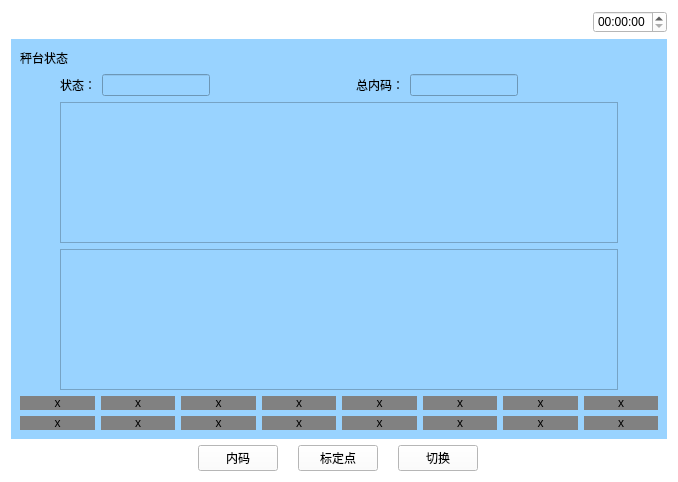
<?xml version="1.0" encoding="UTF-8"?>
<ui version="4.0">
 <class>Chengtaizhuangtai</class>
 <widget class="QWidget" name="Chengtaizhuangtai">
  <property name="geometry">
   <rect>
    <x>0</x>
    <y>0</y>
    <width>678</width>
    <height>482</height>
   </rect>
  </property>
  <property name="windowTitle">
   <string>Form</string>
  </property>
  <property name="styleSheet">
   <string notr="true">background-color: rgb(255, 255, 255);</string>
  </property>
  <layout class="QVBoxLayout" name="verticalLayout_4" stretch="1,5,1">
   <item>
    <layout class="QHBoxLayout" name="horizontalLayout_5">
     <item>
      <widget class="QPushButton" name="pushButton">
       <property name="text">
        <string/>
       </property>
       <property name="icon">
        <iconset resource="myimages.qrc">
         <normaloff>:/image/images/4g.png</normaloff>:/image/images/4g.png</iconset>
       </property>
       <property name="flat">
        <bool>true</bool>
       </property>
      </widget>
     </item>
     <item>
      <widget class="QPushButton" name="pushButton_2">
       <property name="text">
        <string/>
       </property>
       <property name="icon">
        <iconset resource="myimages.qrc">
         <normaloff>:/image/images/wireless.svg</normaloff>:/image/images/wireless.svg</iconset>
       </property>
       <property name="flat">
        <bool>true</bool>
       </property>
      </widget>
     </item>
     <item>
      <widget class="QPushButton" name="pushButton_3">
       <property name="text">
        <string/>
       </property>
       <property name="icon">
        <iconset resource="myimages.qrc">
         <normaloff>:/image/images/bl.svg</normaloff>:/image/images/bl.svg</iconset>
       </property>
       <property name="flat">
        <bool>true</bool>
       </property>
      </widget>
     </item>
     <item>
      <widget class="QPushButton" name="pushButton_4">
       <property name="text">
        <string/>
       </property>
       <property name="icon">
        <iconset resource="myimages.qrc">
         <normaloff>:/image/images/locate.svg</normaloff>:/image/images/locate.svg</iconset>
       </property>
       <property name="flat">
        <bool>true</bool>
       </property>
      </widget>
     </item>
     <item>
      <spacer name="horizontalSpacer_4">
       <property name="orientation">
        <enum>Qt::Horizontal</enum>
       </property>
       <property name="sizeHint" stdset="0">
        <size>
         <width>40</width>
         <height>20</height>
        </size>
       </property>
      </spacer>
     </item>
     <item>
      <widget class="QTimeEdit" name="timeEdit_2"/>
     </item>
    </layout>
   </item>
   <item>
    <widget class="QWidget" name="widget" native="true">
     <property name="sizePolicy">
      <sizepolicy hsizetype="Preferred" vsizetype="Preferred">
       <horstretch>0</horstretch>
       <verstretch>0</verstretch>
      </sizepolicy>
     </property>
     <property name="contextMenuPolicy">
      <enum>Qt::DefaultContextMenu</enum>
     </property>
     <property name="styleSheet">
      <string notr="true">background-color: rgb(153, 211, 255);</string>
     </property>
     <layout class="QVBoxLayout" name="verticalLayout_2">
      <item>
       <layout class="QHBoxLayout" name="horizontalLayout">
        <item>
         <widget class="QLabel" name="label">
          <property name="text">
           <string>秤台状态</string>
          </property>
         </widget>
        </item>
        <item>
         <spacer name="horizontalSpacer">
          <property name="orientation">
           <enum>Qt::Horizontal</enum>
          </property>
          <property name="sizeHint" stdset="0">
           <size>
            <width>40</width>
            <height>20</height>
           </size>
          </property>
         </spacer>
        </item>
        <item>
         <layout class="QVBoxLayout" name="verticalLayout"/>
        </item>
       </layout>
      </item>
      <item>
       <layout class="QVBoxLayout" name="verticalLayout_3">
        <item>
         <layout class="QHBoxLayout" name="horizontalLayout_3">
          <item>
           <spacer name="horizontalSpacer_8">
            <property name="orientation">
             <enum>Qt::Horizontal</enum>
            </property>
            <property name="sizeType">
             <enum>QSizePolicy::Preferred</enum>
            </property>
            <property name="sizeHint" stdset="0">
             <size>
              <width>40</width>
              <height>20</height>
             </size>
            </property>
           </spacer>
          </item>
          <item>
           <widget class="QLabel" name="label_2">
            <property name="text">
             <string>状态：</string>
            </property>
           </widget>
          </item>
          <item>
           <widget class="QLineEdit" name="lineEdit">
            <property name="sizePolicy">
             <sizepolicy hsizetype="Preferred" vsizetype="Fixed">
              <horstretch>0</horstretch>
              <verstretch>0</verstretch>
             </sizepolicy>
            </property>
           </widget>
          </item>
          <item>
           <spacer name="horizontalSpacer_5">
            <property name="orientation">
             <enum>Qt::Horizontal</enum>
            </property>
            <property name="sizeHint" stdset="0">
             <size>
              <width>40</width>
              <height>20</height>
             </size>
            </property>
           </spacer>
          </item>
          <item>
           <widget class="QLabel" name="label_3">
            <property name="text">
             <string>总内码：</string>
            </property>
           </widget>
          </item>
          <item>
           <widget class="QLineEdit" name="lineEdit_2">
            <property name="sizePolicy">
             <sizepolicy hsizetype="Preferred" vsizetype="Fixed">
              <horstretch>0</horstretch>
              <verstretch>0</verstretch>
             </sizepolicy>
            </property>
           </widget>
          </item>
          <item>
           <spacer name="horizontalSpacer_6">
            <property name="orientation">
             <enum>Qt::Horizontal</enum>
            </property>
            <property name="sizeHint" stdset="0">
             <size>
              <width>40</width>
              <height>20</height>
             </size>
            </property>
           </spacer>
          </item>
         </layout>
        </item>
        <item>
         <layout class="QHBoxLayout" name="horizontalLayout_4">
          <item>
           <spacer name="horizontalSpacer_9">
            <property name="orientation">
             <enum>Qt::Horizontal</enum>
            </property>
            <property name="sizeType">
             <enum>QSizePolicy::Preferred</enum>
            </property>
            <property name="sizeHint" stdset="0">
             <size>
              <width>40</width>
              <height>20</height>
             </size>
            </property>
           </spacer>
          </item>
          <item>
           <widget class="QListView" name="listView"/>
          </item>
          <item>
           <spacer name="horizontalSpacer_7">
            <property name="orientation">
             <enum>Qt::Horizontal</enum>
            </property>
            <property name="sizeType">
             <enum>QSizePolicy::Preferred</enum>
            </property>
            <property name="sizeHint" stdset="0">
             <size>
              <width>40</width>
              <height>20</height>
             </size>
            </property>
           </spacer>
          </item>
         </layout>
        </item>
        <item>
         <layout class="QHBoxLayout" name="horizontalLayout_6" stretch="0,0,0">
          <item>
           <spacer name="horizontalSpacer_10">
            <property name="orientation">
             <enum>Qt::Horizontal</enum>
            </property>
            <property name="sizeType">
             <enum>QSizePolicy::Preferred</enum>
            </property>
            <property name="sizeHint" stdset="0">
             <size>
              <width>40</width>
              <height>20</height>
             </size>
            </property>
           </spacer>
          </item>
          <item>
           <widget class="QListView" name="listView_2"/>
          </item>
          <item>
           <spacer name="horizontalSpacer_11">
            <property name="orientation">
             <enum>Qt::Horizontal</enum>
            </property>
            <property name="sizeType">
             <enum>QSizePolicy::Preferred</enum>
            </property>
            <property name="sizeHint" stdset="0">
             <size>
              <width>40</width>
              <height>20</height>
             </size>
            </property>
           </spacer>
          </item>
         </layout>
        </item>
       </layout>
      </item>
      <item>
       <layout class="QGridLayout" name="gridLayout">
        <item row="0" column="0">
         <widget class="QLabel" name="label_4">
          <property name="styleSheet">
           <string notr="true">background-color: rgb(129, 129, 129);</string>
          </property>
          <property name="text">
           <string>x</string>
          </property>
          <property name="alignment">
           <set>Qt::AlignCenter</set>
          </property>
         </widget>
        </item>
        <item row="0" column="1">
         <widget class="QLabel" name="label_10">
          <property name="styleSheet">
           <string notr="true">background-color: rgb(129, 129, 129);</string>
          </property>
          <property name="text">
           <string>x</string>
          </property>
          <property name="alignment">
           <set>Qt::AlignCenter</set>
          </property>
         </widget>
        </item>
        <item row="0" column="2">
         <widget class="QLabel" name="label_11">
          <property name="styleSheet">
           <string notr="true">background-color: rgb(129, 129, 129);</string>
          </property>
          <property name="text">
           <string>x</string>
          </property>
          <property name="alignment">
           <set>Qt::AlignCenter</set>
          </property>
         </widget>
        </item>
        <item row="0" column="3">
         <widget class="QLabel" name="label_12">
          <property name="styleSheet">
           <string notr="true">background-color: rgb(129, 129, 129);</string>
          </property>
          <property name="text">
           <string>x</string>
          </property>
          <property name="alignment">
           <set>Qt::AlignCenter</set>
          </property>
         </widget>
        </item>
        <item row="0" column="4">
         <widget class="QLabel" name="label_13">
          <property name="styleSheet">
           <string notr="true">background-color: rgb(129, 129, 129);</string>
          </property>
          <property name="text">
           <string>x</string>
          </property>
          <property name="alignment">
           <set>Qt::AlignCenter</set>
          </property>
         </widget>
        </item>
        <item row="0" column="5">
         <widget class="QLabel" name="label_14">
          <property name="styleSheet">
           <string notr="true">background-color: rgb(129, 129, 129);</string>
          </property>
          <property name="text">
           <string>x</string>
          </property>
          <property name="alignment">
           <set>Qt::AlignCenter</set>
          </property>
         </widget>
        </item>
        <item row="0" column="6">
         <widget class="QLabel" name="label_15">
          <property name="styleSheet">
           <string notr="true">background-color: rgb(129, 129, 129);</string>
          </property>
          <property name="text">
           <string>x</string>
          </property>
          <property name="alignment">
           <set>Qt::AlignCenter</set>
          </property>
         </widget>
        </item>
        <item row="0" column="7">
         <widget class="QLabel" name="label_16">
          <property name="styleSheet">
           <string notr="true">background-color: rgb(129, 129, 129);</string>
          </property>
          <property name="text">
           <string>x</string>
          </property>
          <property name="alignment">
           <set>Qt::AlignCenter</set>
          </property>
         </widget>
        </item>
        <item row="1" column="0">
         <widget class="QLabel" name="label_17">
          <property name="styleSheet">
           <string notr="true">background-color: rgb(129, 129, 129);</string>
          </property>
          <property name="text">
           <string>x</string>
          </property>
          <property name="alignment">
           <set>Qt::AlignCenter</set>
          </property>
         </widget>
        </item>
        <item row="1" column="1">
         <widget class="QLabel" name="label_19">
          <property name="styleSheet">
           <string notr="true">background-color: rgb(129, 129, 129);</string>
          </property>
          <property name="text">
           <string>x</string>
          </property>
          <property name="alignment">
           <set>Qt::AlignCenter</set>
          </property>
         </widget>
        </item>
        <item row="1" column="2">
         <widget class="QLabel" name="label_24">
          <property name="styleSheet">
           <string notr="true">background-color: rgb(129, 129, 129);</string>
          </property>
          <property name="text">
           <string>x</string>
          </property>
          <property name="alignment">
           <set>Qt::AlignCenter</set>
          </property>
         </widget>
        </item>
        <item row="1" column="3">
         <widget class="QLabel" name="label_20">
          <property name="styleSheet">
           <string notr="true">background-color: rgb(129, 129, 129);</string>
          </property>
          <property name="text">
           <string>x</string>
          </property>
          <property name="alignment">
           <set>Qt::AlignCenter</set>
          </property>
         </widget>
        </item>
        <item row="1" column="4">
         <widget class="QLabel" name="label_23">
          <property name="styleSheet">
           <string notr="true">background-color: rgb(129, 129, 129);</string>
          </property>
          <property name="text">
           <string>x</string>
          </property>
          <property name="alignment">
           <set>Qt::AlignCenter</set>
          </property>
         </widget>
        </item>
        <item row="1" column="5">
         <widget class="QLabel" name="label_21">
          <property name="styleSheet">
           <string notr="true">background-color: rgb(129, 129, 129);</string>
          </property>
          <property name="text">
           <string>x</string>
          </property>
          <property name="alignment">
           <set>Qt::AlignCenter</set>
          </property>
         </widget>
        </item>
        <item row="1" column="6">
         <widget class="QLabel" name="label_22">
          <property name="styleSheet">
           <string notr="true">background-color: rgb(129, 129, 129);</string>
          </property>
          <property name="text">
           <string>x</string>
          </property>
          <property name="alignment">
           <set>Qt::AlignCenter</set>
          </property>
         </widget>
        </item>
        <item row="1" column="7">
         <widget class="QLabel" name="label_18">
          <property name="styleSheet">
           <string notr="true">background-color: rgb(129, 129, 129);</string>
          </property>
          <property name="text">
           <string>x</string>
          </property>
          <property name="alignment">
           <set>Qt::AlignCenter</set>
          </property>
         </widget>
        </item>
       </layout>
      </item>
     </layout>
    </widget>
   </item>
   <item>
    <layout class="QHBoxLayout" name="horizontalLayout_2">
     <property name="spacing">
      <number>20</number>
     </property>
     <item>
      <widget class="QPushButton" name="returnIndex">
       <property name="font">
        <font>
         <family>AR PL UMing TW MBE</family>
        </font>
       </property>
       <property name="styleSheet">
        <string notr="true">border-image: url(:/image/images/index.svg);</string>
       </property>
       <property name="text">
        <string/>
       </property>
       <property name="icon">
        <iconset resource="myimages.qrc">
         <normaloff>:/image/images/index.svg</normaloff>:/image/images/index.svg</iconset>
       </property>
       <property name="iconSize">
        <size>
         <width>40</width>
         <height>40</height>
        </size>
       </property>
       <property name="flat">
        <bool>true</bool>
       </property>
      </widget>
     </item>
     <item>
      <spacer name="horizontalSpacer_2">
       <property name="orientation">
        <enum>Qt::Horizontal</enum>
       </property>
       <property name="sizeHint" stdset="0">
        <size>
         <width>40</width>
         <height>20</height>
        </size>
       </property>
      </spacer>
     </item>
     <item>
      <widget class="QPushButton" name="pushButton_6">
       <property name="text">
        <string>内码</string>
       </property>
      </widget>
     </item>
     <item>
      <widget class="QPushButton" name="save">
       <property name="text">
        <string>标定点</string>
       </property>
      </widget>
     </item>
     <item>
      <widget class="QPushButton" name="pushButton_5">
       <property name="text">
        <string>切换</string>
       </property>
      </widget>
     </item>
     <item>
      <spacer name="horizontalSpacer_3">
       <property name="orientation">
        <enum>Qt::Horizontal</enum>
       </property>
       <property name="sizeHint" stdset="0">
        <size>
         <width>40</width>
         <height>20</height>
        </size>
       </property>
      </spacer>
     </item>
     <item>
      <widget class="QPushButton" name="returnPage">
       <property name="text">
        <string/>
       </property>
       <property name="icon">
        <iconset resource="myimages.qrc">
         <normaloff>:/image/images/shangyiye.svg</normaloff>:/image/images/shangyiye.svg</iconset>
       </property>
       <property name="iconSize">
        <size>
         <width>40</width>
         <height>40</height>
        </size>
       </property>
       <property name="flat">
        <bool>true</bool>
       </property>
      </widget>
     </item>
    </layout>
   </item>
  </layout>
 </widget>
 <resources>
  <include location="myimages.qrc"/>
 </resources>
 <connections/>
</ui>
